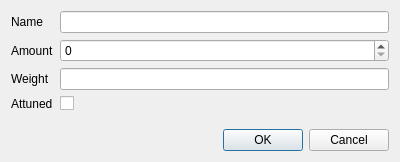
<?xml version="1.0" encoding="UTF-8"?>
<ui version="4.0">
 <class>EquipmentDialog</class>
 <widget class="QDialog" name="EquipmentDialog">
  <property name="windowModality">
   <enum>Qt::WindowModal</enum>
  </property>
  <property name="geometry">
   <rect>
    <x>0</x>
    <y>0</y>
    <width>400</width>
    <height>162</height>
   </rect>
  </property>
  <property name="windowTitle">
   <string>Dialog</string>
  </property>
  <layout class="QVBoxLayout" name="verticalLayout">
   <item>
    <layout class="QFormLayout" name="formLayout">
     <item row="0" column="0">
      <widget class="QLabel" name="nameLabel">
       <property name="text">
        <string>Name</string>
       </property>
      </widget>
     </item>
     <item row="0" column="1">
      <widget class="QLineEdit" name="nameLineEdit"/>
     </item>
     <item row="1" column="0">
      <widget class="QLabel" name="amountLabel">
       <property name="text">
        <string>Amount</string>
       </property>
      </widget>
     </item>
     <item row="1" column="1">
      <widget class="QSpinBox" name="amountSpinBox"/>
     </item>
     <item row="2" column="0">
      <widget class="QLabel" name="weightLabel">
       <property name="text">
        <string>Weight</string>
       </property>
      </widget>
     </item>
     <item row="2" column="1">
      <widget class="QLineEdit" name="weightLineEdit"/>
     </item>
     <item row="3" column="0">
      <widget class="QLabel" name="attunedLabel">
       <property name="text">
        <string>Attuned</string>
       </property>
      </widget>
     </item>
     <item row="3" column="1">
      <widget class="QCheckBox" name="attunedCheckBox"/>
     </item>
    </layout>
   </item>
   <item>
    <widget class="QDialogButtonBox" name="buttonBox">
     <property name="orientation">
      <enum>Qt::Horizontal</enum>
     </property>
     <property name="standardButtons">
      <set>QDialogButtonBox::Cancel|QDialogButtonBox::Ok</set>
     </property>
    </widget>
   </item>
  </layout>
 </widget>
 <resources/>
 <connections>
  <connection>
   <sender>buttonBox</sender>
   <signal>accepted()</signal>
   <receiver>EquipmentDialog</receiver>
   <slot>accept()</slot>
   <hints>
    <hint type="sourcelabel">
     <x>248</x>
     <y>254</y>
    </hint>
    <hint type="destinationlabel">
     <x>157</x>
     <y>274</y>
    </hint>
   </hints>
  </connection>
  <connection>
   <sender>buttonBox</sender>
   <signal>rejected()</signal>
   <receiver>EquipmentDialog</receiver>
   <slot>reject()</slot>
   <hints>
    <hint type="sourcelabel">
     <x>316</x>
     <y>260</y>
    </hint>
    <hint type="destinationlabel">
     <x>286</x>
     <y>274</y>
    </hint>
   </hints>
  </connection>
 </connections>
</ui>
